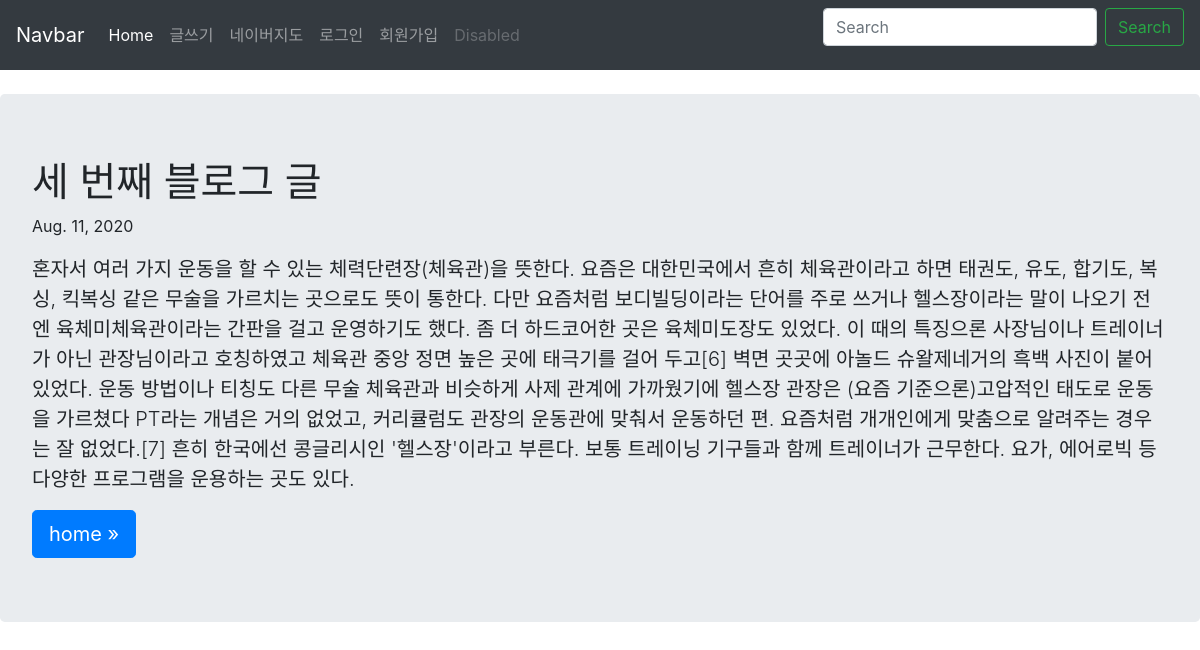
Page /blog/3 on the committed database.
### health_tok_board/models.py (models this page shows, shortened)
class Blog(models.Model):
    title = models.CharField(max_length=200)
    pub_date = models.DateField('date published')
    body = models.TextField()

### health_tok_board/views.py (the view)
# urls.py: path('<int:blog_id>', views.detail, name='detail'),
def detail(request, blog_id):
    blog_detail = get_object_or_404(Blog, pk=blog_id)
    return render(request, 'detail.html', {'blog': blog_detail})

### health_tok_board/templates/health_tok_board/detail.html
{% extends 'base.html' %}
{% block content %}
    <div class="jumbotron">
        <h1>{{blog.title}}</h1>
        <p>{{blog.pub_date}}</p>
        <p class="lead">{{blog.body}}</p>
        <a class="btn btn-lg btn-primary" href="{% url 'health_tok_board:home' %}" role="button">home &raquo;</a>
        <br>
    </div>
{% endblock %}

### health_tok_board/static/css/navbar-top.css (style rules this page uses)
body { min-height: 75rem; }

### rows in the picture
Blog: title "세 번째 블로그 글", pub_date "Aug. 11, 2020", body "혼자서 여러 가지 운동을 할 수 있는 체력단련장(체육관)을 뜻한다. 요즘은 대한민국에서 흔히 체육관이라고 하면 태권도, 유도, 합기도, 복싱, 킥복싱 같은 무술을 가르치는 곳으로도 뜻이 통한다. 다만 요즘처럼 보디빌딩이라는 단어를 주로 쓰거나 헬스장이라는 말이 나오기 전엔 육체미체육관이라는 간판을 걸고 운영하기도 했다. 좀 더 하드코어한 곳은 육체미도장도 있었다. 이 때의 특징으론 사장님이나 트레이너가 아닌 관장님이라고 호칭하였고 체육관 중앙 정면 높은 곳에 태극기를 걸어 두고[6] 벽면 곳곳에 아놀드 슈왈제네거의 흑백 사진이 붙어있었다. 운동 방법이나 티칭도 다른 무술 체육관과 비슷하게 사제 관계에 가까웠기에 헬스장 관장은 (요즘 기준으론)고압적인 태도로 운동을 가르쳤다 PT라는 개념은 거의 없었고, 커리큘럼도 관장의 운동관에 맞춰서 운동하던 편. 요즘처럼 개개인에게 맞춤으로 알려주는 경우는 잘 없었다.[7] 흔히 한국에선 콩글리시인 '헬스장'이라고 부른다. 보통 트레이닝 기구들과 함께 트레이너가 근무한다. 요가, 에어로빅 등 다양한 프로그램을 운용하는 곳도 있다."
